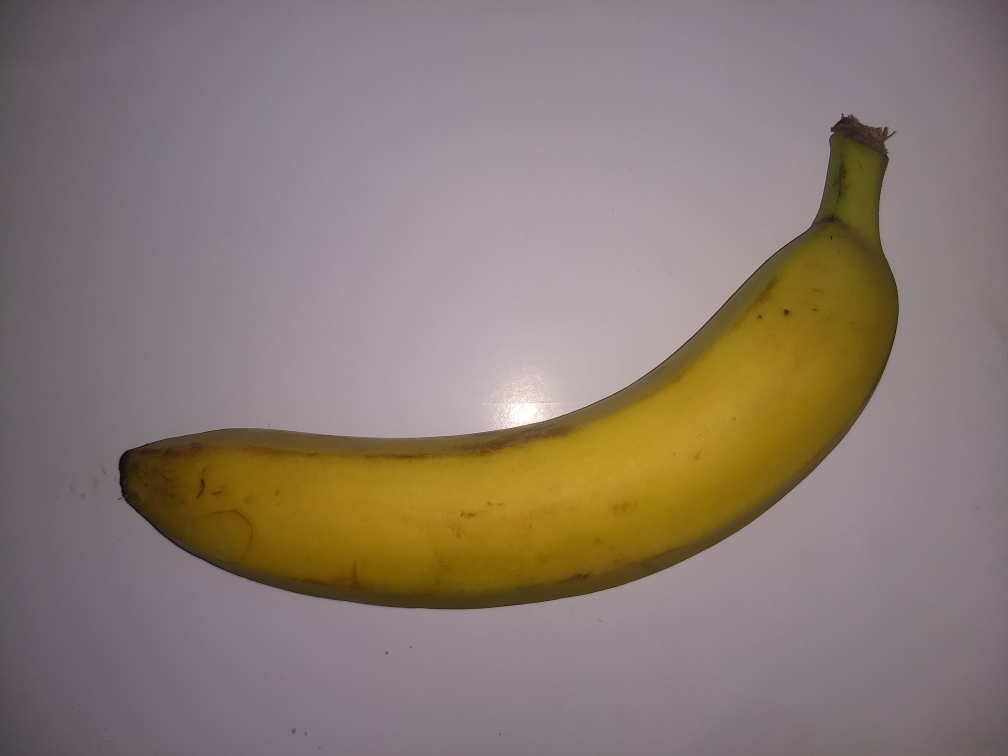
#> input picture examples/IMG_20181204_182509072.jpg, 4032 x 3024 px (shown at 1/4 size)
$ python -i m_function.py   (imports and definitions only)   (older library calls are emulated)
#> lines starting #> are read from the running program, lines starting #| are printed output that depends on the picture
import numpy as np
from skimage import color, filters
from skimage.feature import hog

import cv2
import mahotas


# Conversión de imagen a escala de grises
def img2grey(image, mode='sk'):
    if (mode == 'sk'):
        gray = color.rgb2gray(image)
    elif (mode == 'cv'):
        gray = cv2.cvtColor(image, cv2.COLOR_BGR2GRAY)
    return gray


# Normalización del tamaño de la imagen
def normSize(image, size=(tuple((100, 100)))):
#> called with size = (100, 100)
    image = cv2.resize(image, size)
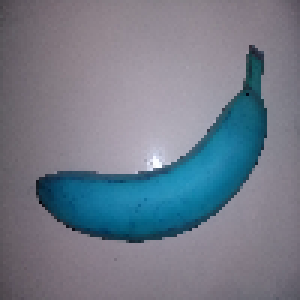
#> image: shape (100, 100, 3) (shown 3 times larger); mean of channels 0, 1, 2 136.7, 123, 114.4; drawn as B, G, R
#> in img2grey, `gray = cv2.cvtColor(image, cv2.COLOR_BGR2GRAY)`:
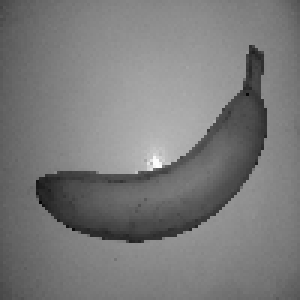
#> gray: shape (100, 100) (shown 3 times larger); min 5, max 253, mean 122.1
    return image


# Filtrado de imagen con filtro gaussiano
def imgClean(image, sigma=1, mode='cv'):
#> called with sigma = 1, mode = 'cv'
    if (mode == 'cv'):
        clean = cv2.GaussianBlur(image, (3, 3), 0)
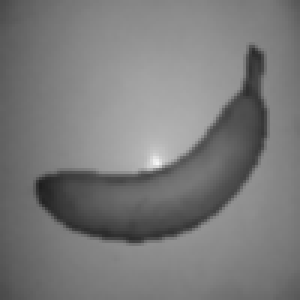
#> clean: shape (100, 100) (shown 3 times larger); min 30, max 246, mean 122.1
    else:
        clean = filters.gaussian(image, sigma)
    return clean


# Detección de bordes con filtro sobel
def imgEdge(image, sigma=1):
    aux = imgClean(image, sigma)
    edge = filters.sobel(aux)
    return edge


# Extracción de características Hu Moments
def hu_moments(image):
    feature = cv2.HuMoments(cv2.moments(image)).flatten()
    return feature


# Extracción de características Haralick Textures
def haralick(image):
    feature = mahotas.features.haralick(image).mean(axis=0)
    return feature


def color_histogram(image, mask=None, bins=8):
#> called with bins = 8
    image = cv2.cvtColor(image, cv2.COLOR_BGR2HSV)
#> image: shape (100, 100, 3); mean H, S, V 133.7, 54, 137
    hist = cv2.calcHist([image], [0, 1, 2], None, [bins, bins, bins],
                        [0, 256, 0, 256, 0, 256])
    cv2.normalize(hist, hist)
    feature = hist.flatten()
#> feature = 512 values, max 0.85 at index 260, min 0 at index 0, mean 0.00411
    return feature


def m_hog(image):
    feature = hog(image).ravel()
    return feature


def ft_extract(image):
    image = normSize(image)
    aux = img2grey(image, mode='cv')
    aux = imgClean(aux, mode='cv')

    # image_fht = haralick(aux)
    # image_fhm = hu_moments(aux)
    image_fch = color_histogram(image)
#> image_fch has the same summary as feature in color_histogram
    # image_fhog = m_hog(aux)

    # feature = np.hstack([image_fht, image_fhm, image_fhog])
    feature = image_fch
    feature = feature.reshape(1, -1)

    # COLOR HISTOGRAM
    sum = 0
    for m in feature[0]:
        sum += m
#> after the loop, sum = 2.11
    med = sum / len(feature[0])
#> med = 0.00411
    sum = 0
    for m in feature[0]:
        sum += np.power((m - med), 2)
#> this loop made 512 passes
#> sum on passes 1 to 3: 1.69e-05, 3.38e-05, 5.08e-05
#> after the loop, sum = 0.991
    dstd = np.sqrt(sum / (len(feature[0]) - 1))
#> dstd = 0.044
    feature = [med, dstd]
#> feature = [0.00411, 0.044]

    return aux, feature


# https://stackoverflow.com/questions/3173320/text-progress-bar-in-the-console
# Print iterations progress
def printProgressBar(iteration, total, prefix='', suffix='',
                     decimals=1, length=100, fill='█'):
    """
    Call in a loop to create terminal progress bar
    @params:
        iteration   - Required  : current iteration (Int)
        total       - Required  : total iterations (Int)
        prefix      - Optional  : prefix string (Str)
        suffix      - Optional  : suffix string (Str)
        decimals    - Optional  : positive number of
    decimals in percent complete (Int)
        length      - Optional  : character length of bar (Int)
        fill        - Optional  : bar fill character (Str)
    """
    percent = (
        "{0:." + str(decimals) + "f}").format(100 * (iteration / float(total)))
    filledLength = int(length * iteration // total)
    bar = fill * filledLength + '-' * (length - filledLength)
    print('\r%s |%s| %s%% %s' % (prefix, bar, percent, suffix), end='\r')
    # Print New Line on Complete
    if iteration == total:
        print()


class Elemento():
    def __init__(self):
        self.label = None
        self.image = None
        self.feature = []
        self.distance = 0

>>> import cv2
>>> picture = cv2.cvtColor(cv2.imread('examples/IMG_20181204_182509072.jpg'), cv2.COLOR_BGR2RGB)
>>> result = ft_extract(picture)

$ run again, on examples/IMG_20181209_204740761.jpg
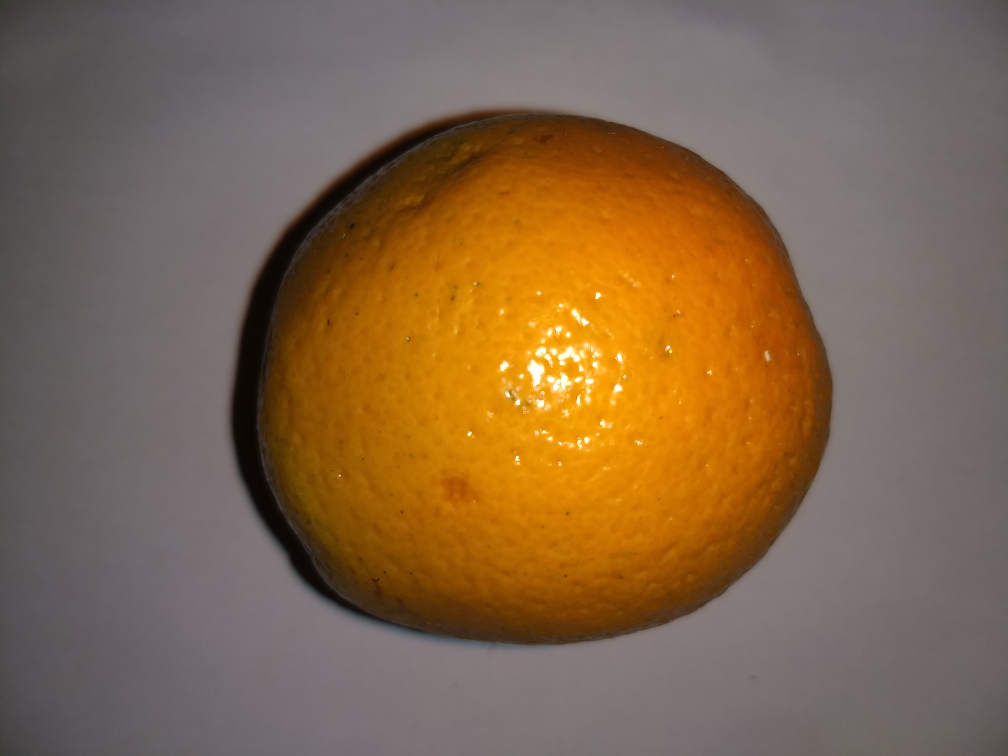
#> input picture examples/IMG_20181209_204740761.jpg, 4032 x 3024 px (shown at 1/4 size)
#> in normSize, `image = cv2.resize(image, size)`:
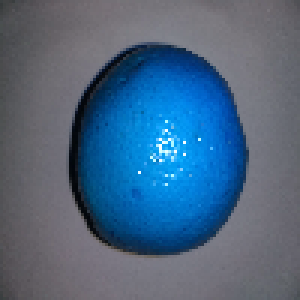
#> image: shape (100, 100, 3) (shown 3 times larger); mean of channels 0, 1, 2 129.4, 102.2, 74.4; drawn as B, G, R
#> in img2grey, `gray = cv2.cvtColor(image, cv2.COLOR_BGR2GRAY)`:
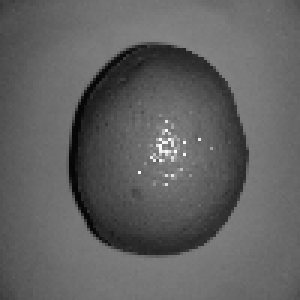
#> gray: shape (100, 100) (shown 3 times larger); min 5, max 252, mean 97
#> in color_histogram, `feature = hist.flatten()`: feature = 512 values, max 0.653 at index 259, min 0 at index 0, mean 0.00539
#> image_fch has the same summary as feature in color_histogram
#> the loop in ft_extract, `for m in feature[0]:` made 512 passes
#> (m, sum) on passes 2 to 4: (0.000552, 0.000552), (0.00248, 0.00303), (0.00248, 0.00552)
#> after the loop in ft_extract, `for m in feature[0]:`: sum = 2.76
#> med = 0.00539
#> the loop in ft_extract, `for m in feature[0]:` made 512 passes
#> (m, sum) on passes 2 to 4: (0.000552, 5.24e-05), (0.00248, 6.09e-05), (0.00248, 6.93e-05)
#> after the loop in ft_extract, `for m in feature[0]:`: sum = 0.985
#> dstd = 0.0439
#> in ft_extract, `feature = [med, dstd]`: feature = [0.00539, 0.0439]

$ run again, on examples/IMG_20181209_204842629.jpg
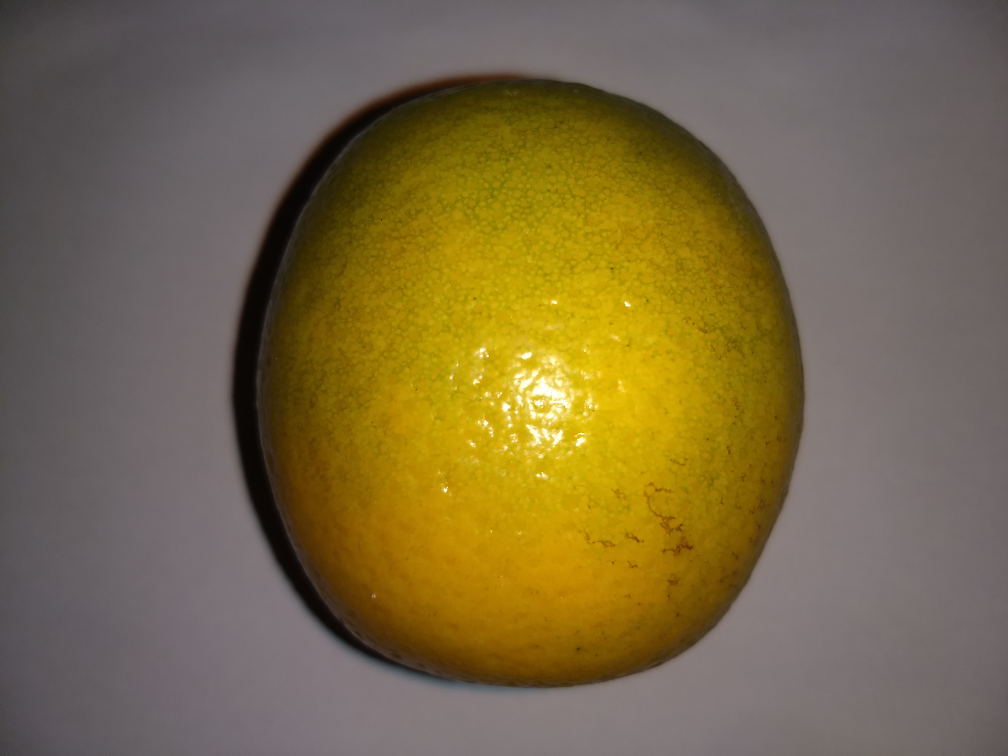
#> input picture examples/IMG_20181209_204842629.jpg, 4032 x 3024 px (shown at 1/4 size)
#> in normSize, `image = cv2.resize(image, size)`:
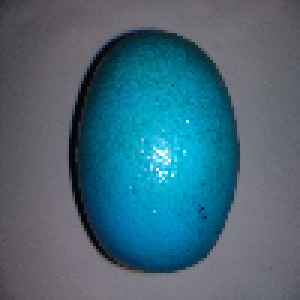
#> image: shape (100, 100, 3) (shown 3 times larger); mean of channels 0, 1, 2 121, 105.2, 68.6; drawn as B, G, R
#> in img2grey, `gray = cv2.cvtColor(image, cv2.COLOR_BGR2GRAY)`:
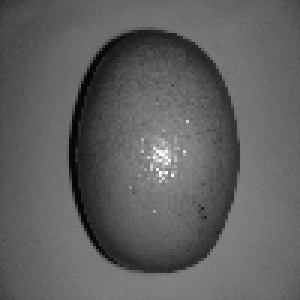
#> gray: shape (100, 100) (shown 3 times larger); min 3, max 252, mean 96
#> in color_histogram, `feature = hist.flatten()`: feature = 512 values, max 0.675 at index 259, min 0 at index 0, mean 0.00571
#> image_fch has the same summary as feature in color_histogram
#> the loop in ft_extract, `for m in feature[0]:` made 512 passes
#> (m, sum) on passes 2 to 4: (0.000585, 0.000585), (0.00175, 0.00234), (0.00292, 0.00526)
#> after the loop in ft_extract, `for m in feature[0]:`: sum = 2.92
#> med = 0.00571
#> the loop in ft_extract, `for m in feature[0]:` made 512 passes
#> (m, sum) on passes 2 to 4: (0.000585, 5.89e-05), (0.00175, 7.45e-05), (0.00292, 8.23e-05)
#> after the loop in ft_extract, `for m in feature[0]:`: sum = 0.983
#> dstd = 0.0439
#> in ft_extract, `feature = [med, dstd]`: feature = [0.00571, 0.0439]

$ run again, on examples/IMG_20181211_125740776.jpg
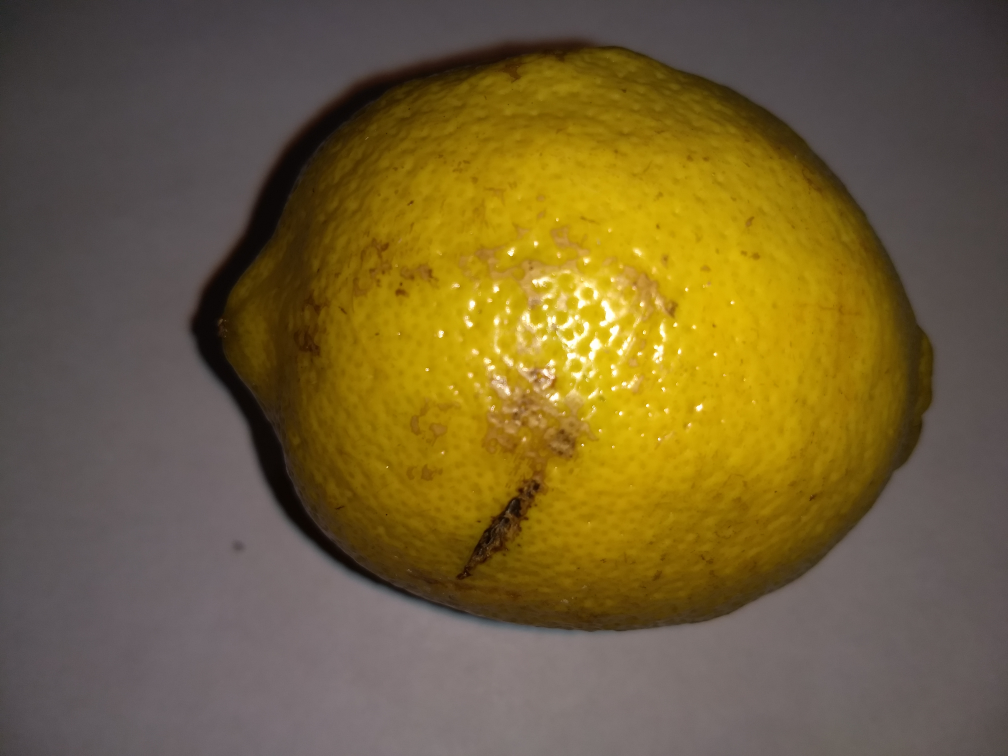
#> input picture examples/IMG_20181211_125740776.jpg, 4032 x 3024 px (shown at 1/4 size)
#> in normSize, `image = cv2.resize(image, size)`:
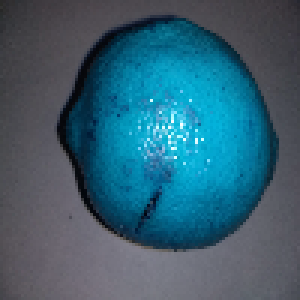
#> image: shape (100, 100, 3) (shown 3 times larger); mean of channels 0, 1, 2 114.1, 96.1, 54.2; drawn as B, G, R
#> in img2grey, `gray = cv2.cvtColor(image, cv2.COLOR_BGR2GRAY)`:
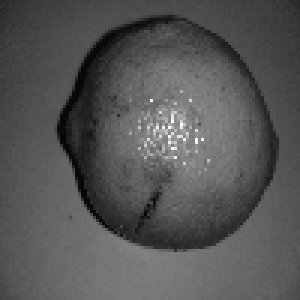
#> gray: shape (100, 100) (shown 3 times larger); min 4, max 253, mean 85.6
#> in color_histogram, `feature = hist.flatten()`: feature = 512 values, max 0.575 at index 258, min 0 at index 0, mean 0.00669
#> image_fch has the same summary as feature in color_histogram
#> the loop in ft_extract, `for m in feature[0]:` made 512 passes
#> (m, sum) on passes 2 to 4: (0.00206, 0.00206), (0.00377, 0.00582), (0.00308, 0.00891)
#> after the loop in ft_extract, `for m in feature[0]:`: sum = 3.43
#> med = 0.00669
#> the loop in ft_extract, `for m in feature[0]:` made 512 passes
#> (m, sum) on passes 2 to 4: (0.00206, 6.62e-05), (0.00377, 7.48e-05), (0.00308, 8.78e-05)
#> after the loop in ft_extract, `for m in feature[0]:`: sum = 0.977
#> dstd = 0.0437
#> in ft_extract, `feature = [med, dstd]`: feature = [0.00669, 0.0437]
